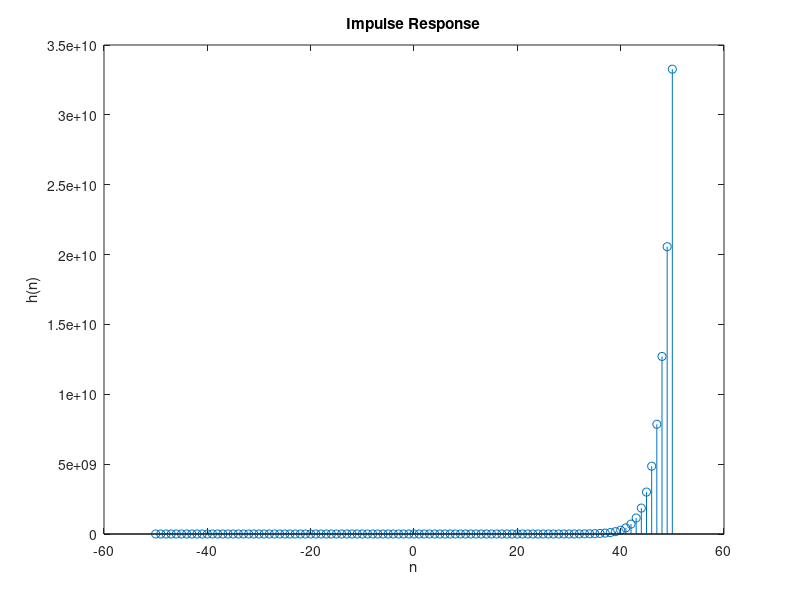

The MATLAB script that drew this image:
n = -50:50;
x = double(n == 0); 
b = [1 0.5 0.85] ;
a = [1 -1 -1];
h = filter(b, a, x);
stem(n, h); 
title('Impulse Response'); 
xlabel('n');
ylabel('h(n)');
